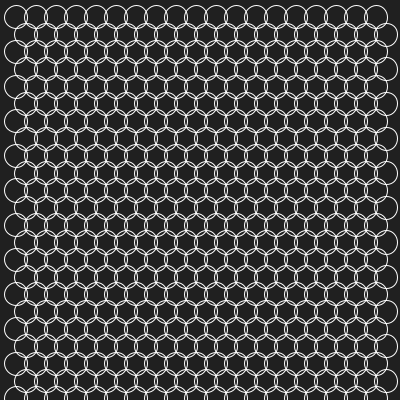
Frame 1 (no input)
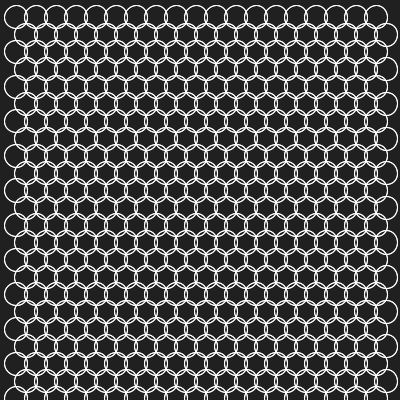
Frame 2 (the mouse pressed at the canvas centre, redrawn once)

The Processing sketch that drew these frames (run headless with seeded random() and noise(); the mouse was pressed at the canvas centre and the sketch redrawn once):

// Processing sketch: build
// ── build.pde
/* 

Aprendiendo Processing - Red triangular

José Vicente Araújo
http://dunadigital.com 
svcnt@dunadigital.com
junio 2015
Processing 2.2.1

*/


//VARIABLES GLOBALES
int num = 20;
float gap, alto, lado;

//SETUP
void setup() {
	size(400, 400);
	background(#202020);
	noFill();
	stroke(#ffffff);
	smooth();
	colorMode(HSB);
}

//LOOP
void draw() {

	translate((width/num)/3 , 0);

	for (int i = 1; i < num; ++i) {
		for (int ii = 1; ii < num; ++ii) {
			gap = width/num;
			lado = gap;
			alto = sqrt(3)*gap;

			
			triangulo(i*lado, ii*alto, (alto/3));
			triangulo(i*lado - lado/2, ii*alto - alto/2, (alto/3));

		}
	}

	noLoop();
}

void triangulo(float x, float y, float radio){

	float correct = TWO_PI/12;

	//fill(random(50,127), 255, random(100,150));

	ellipse(x, y, radio*2, radio*2);

	/*

	triangle(
		x + cos(TWO_PI/3 + correct)*radio,
		y + sin(TWO_PI/3 + correct)*radio,
		x + cos(TWO_PI/3*2 + correct)*radio,
		y + sin(TWO_PI/3*2 + correct)*radio,
		x + cos(TWO_PI/3*3 + correct)*radio,
		y + sin(TWO_PI/3*3 + correct)*radio
	);

	//fill(random(127,200), 255, random(100,150));

	triangle(
		x + cos(TWO_PI/3 - correct)*radio,
		radio + y + sin(TWO_PI/3 - correct)*radio,
		x + cos(TWO_PI/3*2 - correct)*radio,
		radio + y + sin(TWO_PI/3*2 - correct)*radio,
		x + cos(TWO_PI/3*3 - correct)*radio,
		radio + y + sin(TWO_PI/3*3 - correct)*radio
	);

	*/
}	
